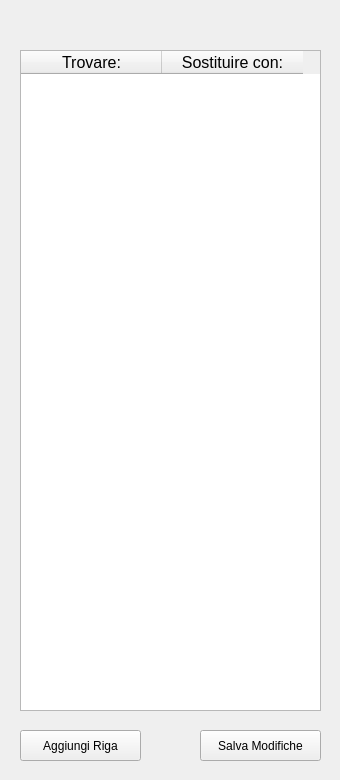
<?xml version="1.0" encoding="UTF-8"?>
<ui version="4.0">
 <class>modificaDati</class>
 <widget class="QWidget" name="modificaDati">
  <property name="geometry">
   <rect>
    <x>0</x>
    <y>0</y>
    <width>340</width>
    <height>780</height>
   </rect>
  </property>
  <property name="minimumSize">
   <size>
    <width>340</width>
    <height>780</height>
   </size>
  </property>
  <property name="maximumSize">
   <size>
    <width>340</width>
    <height>780</height>
   </size>
  </property>
  <property name="windowTitle">
   <string>Modifica Dati</string>
  </property>
  <widget class="QTableWidget" name="anteprimaFile">
   <property name="geometry">
    <rect>
     <x>20</x>
     <y>50</y>
     <width>301</width>
     <height>661</height>
    </rect>
   </property>
   <property name="sizeIncrement">
    <size>
     <width>0</width>
     <height>100</height>
    </size>
   </property>
   <property name="sizeAdjustPolicy">
    <enum>QAbstractScrollArea::AdjustIgnored</enum>
   </property>
   <property name="autoScrollMargin">
    <number>16</number>
   </property>
   <property name="editTriggers">
    <set>QAbstractItemView::AllEditTriggers</set>
   </property>
   <property name="dragDropMode">
    <enum>QAbstractItemView::DragDrop</enum>
   </property>
   <property name="alternatingRowColors">
    <bool>true</bool>
   </property>
   <property name="gridStyle">
    <enum>Qt::CustomDashLine</enum>
   </property>
   <property name="rowCount">
    <number>0</number>
   </property>
   <property name="columnCount">
    <number>2</number>
   </property>
   <attribute name="horizontalHeaderDefaultSectionSize">
    <number>141</number>
   </attribute>
   <attribute name="verticalHeaderVisible">
    <bool>false</bool>
   </attribute>
   <attribute name="verticalHeaderHighlightSections">
    <bool>true</bool>
   </attribute>
   <column>
    <property name="text">
     <string>Trovare:</string>
    </property>
    <property name="font">
     <font>
      <pointsize>12</pointsize>
     </font>
    </property>
   </column>
   <column>
    <property name="text">
     <string>Sostituire con:</string>
    </property>
    <property name="font">
     <font>
      <pointsize>12</pointsize>
     </font>
    </property>
   </column>
  </widget>
  <widget class="QPushButtonBlue" name="salvaModifiche">
   <property name="geometry">
    <rect>
     <x>200</x>
     <y>730</y>
     <width>121</width>
     <height>31</height>
    </rect>
   </property>
   <property name="text">
    <string>Salva Modifiche</string>
   </property>
  </widget>
  <widget class="QLabel" name="labelTitolo">
   <property name="geometry">
    <rect>
     <x>26</x>
     <y>10</y>
     <width>291</width>
     <height>31</height>
    </rect>
   </property>
   <property name="font">
    <font>
     <pointsize>14</pointsize>
     <weight>75</weight>
     <bold>true</bold>
    </font>
   </property>
   <property name="text">
    <string/>
   </property>
   <property name="alignment">
    <set>Qt::AlignCenter</set>
   </property>
  </widget>
  <widget class="QPushButtonBlue" name="aggiungiRiga">
   <property name="geometry">
    <rect>
     <x>20</x>
     <y>730</y>
     <width>121</width>
     <height>31</height>
    </rect>
   </property>
   <property name="text">
    <string>Aggiungi Riga</string>
   </property>
  </widget>
 </widget>
 <customwidgets>
  <customwidget>
   <class>QPushButtonBlue</class>
   <extends>QPushButton</extends>
   <header location="global">CustomWidgets/qpushbuttonblue.h</header>
  </customwidget>
 </customwidgets>
 <resources/>
 <connections/>
</ui>
